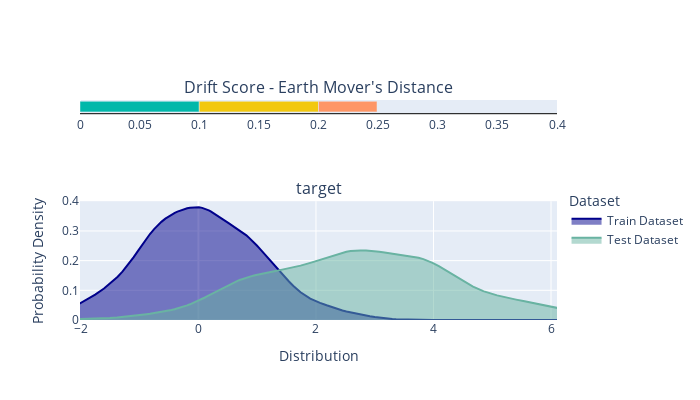

Notebook source saved alongside this figure:
### Markdown cell above
### Add condition

### Code cell
check_cond = TrainTestLabelDrift().add_condition_drift_score_not_greater_than()
check_cond.run(train_dataset=train_dataset, test_dataset=test_dataset)

### Figure 1 — Plotly figure (JSON) as saved in the notebook; plotly's stock layout.template omitted (floating-point values rounded to 4 significant figures; data arrays with more than 128 entries replaced by an {"elided": "..."} marker saying what was removed)
{"data": [{"base": 0, "marker": {"color": "#01B8AA"}, "offsetgroup": "0", "orientation": "h", "showlegend": false, "type": "bar", "x": [0.1], "xaxis": "x", "y": ["Drift Score"], "yaxis": "y"}, {"base": 0.1, "marker": {"color": "#F2C80F"}, "offsetgroup": "0", "orientation": "h", "showlegend": false, "type": "bar", "x": [0.1], "xaxis": "x", "y": ["Drift Score"], "yaxis": "y"}, {"base": 0.2, "marker": {"color": "#FE9666"}, "offsetgroup": "0", "orientation": "h", "showlegend": false, "type": "bar", "x": [0.04907], "xaxis": "x", "y": ["Drift Score"], "yaxis": "y"}, {"fill": "tozeroy", "line": {"color": "darkblue"}, "name": "Train Dataset", "type": "scatter", "x": {"elided": "148 float values"}, "xaxis": "x2", "y": {"elided": "148 float values"}, "yaxis": "y2"}, {"fill": "tozeroy", "line": {"color": "#69b3a2"}, "name": "Test Dataset", "type": "scatter", "x": {"elided": "148 float values"}, "xaxis": "x2", "y": {"elided": "148 float values"}, "yaxis": "y2"}], "layout": {"annotations": [{"font": {"size": 16}, "showarrow": false, "text": "Drift Score - Earth Mover's Distance", "x": 0.5, "xanchor": "center", "xref": "paper", "y": 1, "yanchor": "bottom", "yref": "paper"}, {"font": {"size": 16}, "showarrow": false, "text": "target", "x": 0.5, "xanchor": "center", "xref": "paper", "y": 0.54, "yanchor": "bottom", "yref": "paper"}], "height": 400, "legend": {"title": {"text": "Dataset"}, "y": 0.6, "yanchor": "top"}, "width": 700, "xaxis": {"anchor": "y", "domain": [0, 1], "dtick": 0.05, "fixedrange": true, "gridcolor": "black", "linecolor": "black", "range": [0, 0.4], "showgrid": false}, "xaxis2": {"anchor": "y2", "domain": [0, 1], "fixedrange": false, "range": [-2.015, 6.102], "title": {"text": "Distribution"}}, "yaxis": {"anchor": "x", "color": "black", "domain": [0.94, 1], "fixedrange": true, "showgrid": false, "showline": false, "showticklabels": false, "zeroline": false}, "yaxis2": {"anchor": "x2", "domain": [0, 0.54], "fixedrange": true, "title": {"text": "Probability Density"}}}}
